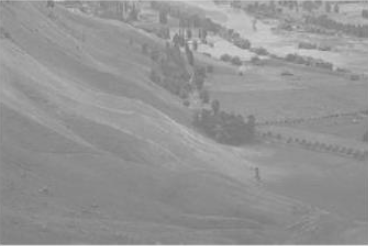
%> input picture digital_image_processing/Assignments/DataFiles/landscape_gray.png, 368 x 246 px
$ octave Question_2.m   (GNU Octave 9; MATLAB toolbox functions it lacks are replaced by stand-ins)
%> lines starting %> are read from the running program, lines starting %| are printed output that depends on the picture
clc
close all

im_land = imread('landscape_gray.png');
%> im_land is the input picture: size 246x368 uint8; min 118, max 214, mean 148.1

[im_r,im_c] = size(im_land); %find number of rows and columns.
%> im_r = 246; im_c = 368
land_res = im_r*im_c; % resolution/total no. of pixels.
%> land_res = 90528

eq_land = uint8(zeros(im_r, im_c)); %resulting empty image.

%Creating Table parameters for Histogram Equalization
%Number of rows = 256, number of columns = 1 each
f = zeros(256,1); %frequency
pdf = zeros(256,1); %Probability Distribution function
cdf = zeros(256,1); %Cummulative Distribution function
cum = zeros(256,1);
output = zeros(256,1);

%Inputting values and performing operations on table.

for i = 1:im_r;
    for j=1:im_c;
        % value+1 used due to 0-255 values
        value = im_land(i,j);
        f(value+1)=f(value+1)+1; %incrementing frequency column
        pdf(value+1) = f(value+1)/land_res; % freqeuncy/total_pixels
    end
end
%> after the loop, f = 256 values, max 4162 at index 139, min 0 at index 1, mean 353.6; pdf = 256 values, max 0.046 at index 139, min 0 at index 1, mean 0.00391

sum = 0; L = 255;
for i =1:size(pdf)
    sum = sum+f(i);
    cum(i)=sum;
    cdf(i) = cum(i)/land_res;
    output(i)=round(cdf(i)*L); %Quantizing/Removing decimal point of resulting values by rounding off
end
%> after the loop, cdf = 256 values from 0 to 1; cum = 256 values from 0 to 90528; output = 256 values from 0 to 255; sum = 90528
for i = 1:im_r
    for j = 1:im_c
        eq_land(i,j)=output(im_land(i,j)+1); %Inputting equalized values to resulting image matrix
    end
end
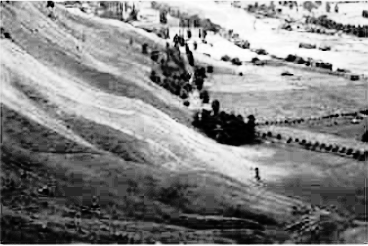
%> eq_land: size 246x368 uint8; min 0, max 255, mean 130.7

%Output result of image
figure(1),
montage({im_land, eq_land});
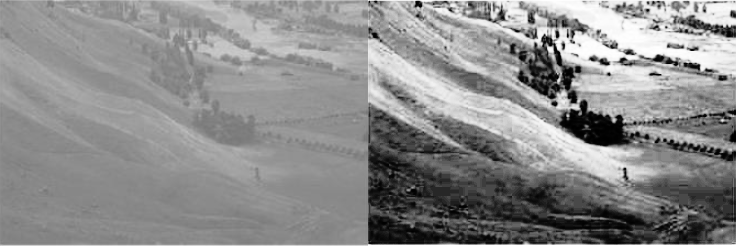
%> displayed picture: size 246x736, on the screen's scale of 0 to 255; min 0, max 255, mean 139.4

% Plot the histogram.
figure(2),
subplot(121)
%figure(1)
imshow(im_land);
title('OriginalImage');

subplot(122)
%figure(2),histogram(im_land);
histogram(im_land);
title('Histogram of Original image');
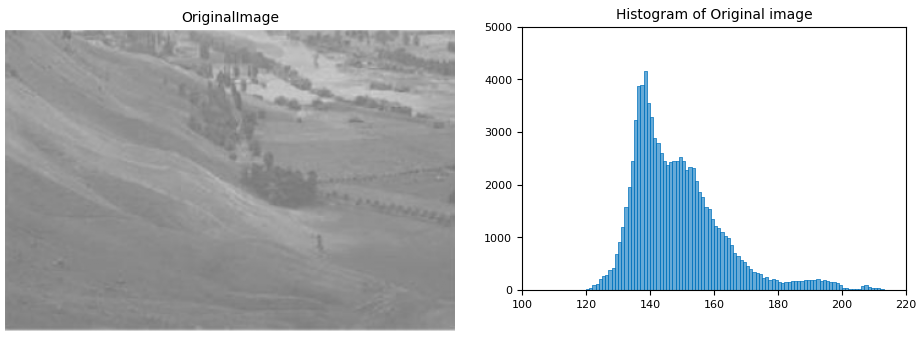
%> figure redrawn from the program's plot data, 2 panels

figure(3),
subplot(121)
%figure(1)
imshow(eq_land);
title('Enhanced Image');

subplot(122)
%figure(2),histogram(im_land);
histogram(eq_land);
title('Histogram of Enhanced Image');
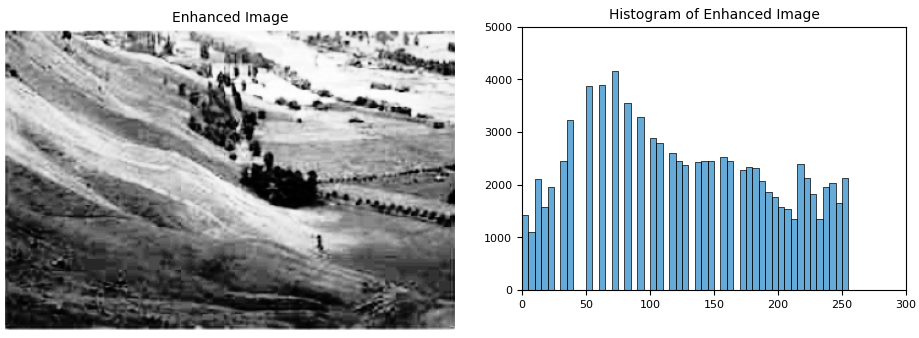
%> figure redrawn from the program's plot data, 2 panels

%Save image
imwrite(eq_land, 'Equalized_Image.png');
